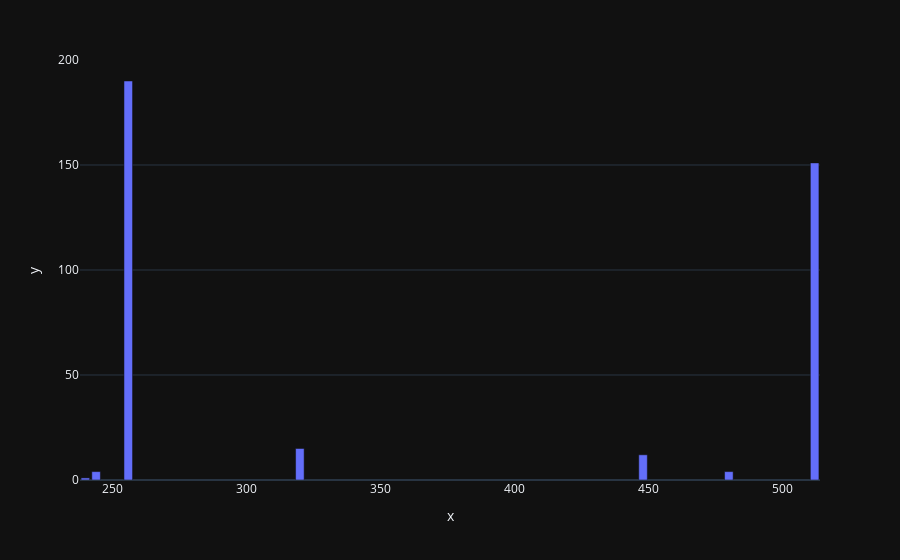

Write notebook code for a chart like this one.
### Code cell
px.bar(x=[x for x,y in squares.index], y=squares.values)

### Figure 1 — Plotly figure (JSON) as saved in the notebook; plotly's stock layout.template omitted (floating-point values rounded to 4 significant figures)
{"data": [{"alignmentgroup": "True", "hovertemplate": "x=%{x}<br>y=%{y}<extra></extra>", "legendgroup": "", "marker": {"color": "#636efa", "pattern": {"shape": ""}}, "name": "", "offsetgroup": "", "orientation": "v", "showlegend": false, "textposition": "auto", "x": [256, 512, 320, 448, 244, 480, 240], "xaxis": "x", "y": [190, 151, 15, 12, 4, 4, 1], "yaxis": "y", "type": "bar"}], "layout": {"xaxis": {"anchor": "y", "domain": [0.0, 1.0], "title": {"text": "x"}}, "yaxis": {"anchor": "x", "domain": [0.0, 1.0], "title": {"text": "y"}}, "legend": {"tracegroupgap": 0}, "margin": {"t": 60}, "barmode": "relative"}}
